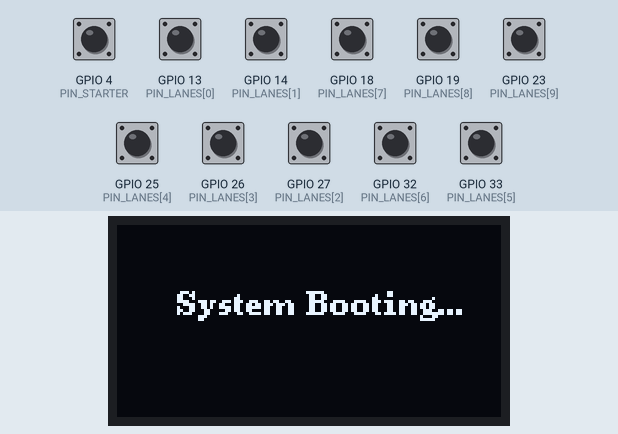
Simulated run of this program. Board: ESP32. On the bench: 128×64 one-colour display. The inputs (shaded band) are chosen by the test bench; at power-on: GPIO 4 (PIN_STARTER), GPIO 13 (PIN_LANES[0]), GPIO 14 (PIN_LANES[1]), GPIO 18 (PIN_LANES[7]), GPIO 19 (PIN_LANES[8]), GPIO 23 (PIN_LANES[9]), GPIO 25 (PIN_LANES[4]), GPIO 26 (PIN_LANES[3]), GPIO 27 (PIN_LANES[2]), GPIO 32 (PIN_LANES[6]), GPIO 33 (PIN_LANES[5]) HIGH. WiFi joins after 1.5 s; servers stay silent unless stated; the local clock reads 2024-03-15 10:24:30 at power-on unless the program sets it; no MQTT or app messages arrive unless stated; the audio player accepts every command and is not drawn; what the program prints to the serial monitor is not drawn.

Above: at 0.1 s.
At 2.4 s:
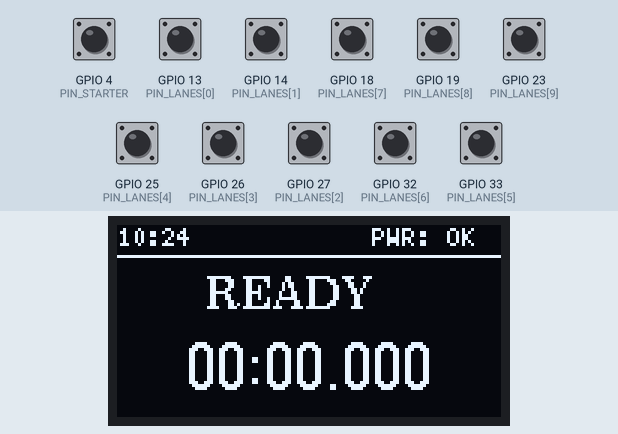
2.5 s: GPIO 4 (PIN_STARTER) pulled LOW for 0.15 s
At 2.68 s:
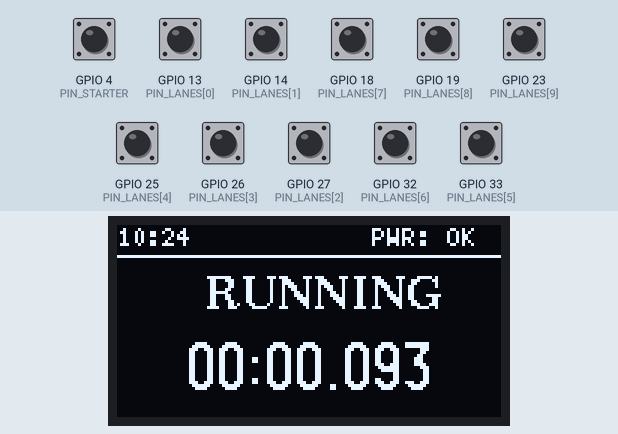
Timing chart, 0 to 5.5 s (numbered marks = the images above; inputs shaded):
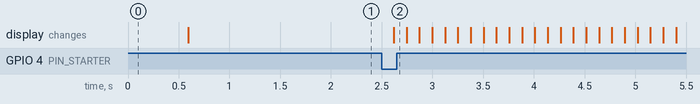

Measured:
- after the input at 2.5 s, the display: changes after 0.12 s (image 2)

The program:

main.cpp
```cpp
#include <Arduino.h>
#include <WiFi.h>
#include <PubSubClient.h>
#include <ArduinoJson.h>
#include "config.h"

volatile bool flagStartTriggered = false;

extern void mqtt_init();
extern void mqtt_maintain_connection();
extern PubSubClient mqttClient;
bool isMaintenanceMode = false;

extern void hardware_init();
extern void hardware_loop();
extern void hardware_play_sound(uint8_t track_num); // Deklarasi fungsi DFPlayer

QueueHandle_t lapQueue;
volatile RaceState currentState = STATE_READY;
volatile uint32_t startTimeMs = 0;

const uint32_t DEBOUNCE_STARTER_MS = 1000;
const uint32_t DEBOUNCE_LANE_MS = 3000;

// Fungsi ISR untuk Starter (Pin 23)
void IRAM_ATTR starter_isr() {
  static uint32_t last_starter_time = 0;
  uint32_t now = millis();

  if (currentState == STATE_READY && (now - last_starter_time > DEBOUNCE_STARTER_MS)) {
    if (digitalRead(PIN_STARTER) == LOW) {
      startTimeMs = now;
      currentState = STATE_RUNNING;
      last_starter_time = now;
      flagStartTriggered = true;
    }
  }
}

// Fungsi ISR untuk Lane 1-8
void IRAM_ATTR lane_isr(void *arg) {
  if (currentState != STATE_RUNNING) return;
  uint32_t lapTime = millis();
  uint8_t lane = (uint32_t)arg;

  static uint32_t last_lap_time[10] = {0};

  if (lapTime - last_lap_time[lane - 1] > DEBOUNCE_LANE_MS) {
    if (digitalRead(PIN_LANES[lane - 1]) == LOW) {
      last_lap_time[lane - 1] = lapTime;
      LapEvent event;
      event.lane_number = lane;
      event.elapsed_ms = lapTime - startTimeMs;

      BaseType_t xHigherPriorityTaskWoken = pdFALSE;
      xQueueSendFromISR(lapQueue, &event, &xHigherPriorityTaskWoken);
      if (xHigherPriorityTaskWoken) {
        portYIELD_FROM_ISR();
      }
    }
  }
}

// --- FREERTOS TASKS ---
void TaskNetwork(void *pvParameters) {
  mqtt_init();
  LapEvent receivedEvent;
  uint32_t lastTelemetryTime = 0;

  for (;;) {
    mqtt_maintain_connection();

    if (mqttClient.connected()) {
      // 1. Cek Lapping
      if (xQueueReceive(lapQueue, &receivedEvent, 0) == pdPASS) {
        JsonDocument doc;
        doc["lane"] = receivedEvent.lane_number;
        doc["elapsed_ms"] = receivedEvent.elapsed_ms;
        String payload;
        serializeJson(doc, payload);

        // UBAH LOGIKA PUBLISH INI:
        if (isMaintenanceMode) {
          mqttClient.publish("swimtimer/test/lap", payload.c_str());
        } else {
          mqttClient.publish(TOPIC_EVT_LAP, payload.c_str());
        }
      }

      // 2. Cek Starter
      if (flagStartTriggered) {
        flagStartTriggered = false;
        hardware_play_sound(1);

        JsonDocument doc;
        doc["status"] = "STARTED";
        String payload;
        serializeJson(doc, payload);

        // UBAH LOGIKA PUBLISH INI:
        if (isMaintenanceMode) {
          mqttClient.publish("swimtimer/test/start", payload.c_str());
        } else {
          mqttClient.publish(TOPIC_EVT_START, payload.c_str());
        }
      }

      // 3. Kirim Telemetri (Tambahkan status maintenance)
      uint32_t now = millis();
      if (now - lastTelemetryTime > 3000) {
        lastTelemetryTime = now;
        JsonDocument doc;
        doc["rssi"] = WiFi.RSSI();
        doc["current_state"] = (currentState == STATE_READY) ? "READY" :
                               (currentState == STATE_RUNNING) ? "RUNNING" : "STOPPED";

        // TAMBAHKAN BARIS INI:
        doc["is_maintenance"] = isMaintenanceMode;

        String payload;
        serializeJson(doc, payload);
        mqttClient.publish(TOPIC_TELEMETRY, payload.c_str());
      }
    }
    vTaskDelay(pdMS_TO_TICKS(10));
  }
}

void TaskHardware(void *pvParameters) {
  hardware_init();
  for (;;) {
    hardware_loop();
    vTaskDelay(pdMS_TO_TICKS(100));
  }
}

void setup() {
  Serial.begin(115200);
  lapQueue = xQueueCreate(20, sizeof(LapEvent));

  pinMode(PIN_STARTER, INPUT_PULLUP);
  attachInterrupt(digitalPinToInterrupt(PIN_STARTER), starter_isr, FALLING);

  for (int i = 0; i < 10; i++) {
    pinMode(PIN_LANES[i], INPUT_PULLUP);
    attachInterruptArg(digitalPinToInterrupt(PIN_LANES[i]), lane_isr, (void *)(uint32_t)(i + 1), FALLING);
  }

  xTaskCreatePinnedToCore(TaskNetwork, "NetworkTask", 4096, NULL, 1, NULL, 0);
  xTaskCreatePinnedToCore(TaskHardware, "HardwareTask", 4096, NULL, 1, NULL, 1);
}

void loop() {
  vTaskDelete(NULL);
}
```

hardware.cpp
```cpp
#include <Arduino.h>
#include <Wire.h>
#include <U8g2lib.h>
#include <RTClib.h>
#include <DFRobotDFPlayerMini.h>
#include "config.h"

// Ambil variabel state dari main.cpp
extern volatile RaceState currentState;
extern volatile uint32_t startTimeMs;

// Inisialisasi Objek Hardware
U8G2_SSD1306_128X64_NONAME_F_HW_I2C u8g2(U8G2_R0, /* reset=*/U8X8_PIN_NONE);
RTC_DS3231 rtc;

// Objek untuk DFPlayer menggunakan UART2
HardwareSerial mySerial(2);
DFRobotDFPlayerMini myDFPlayer;

// Variabel statis pengaman (karena ADS1115 dihapus)
uint8_t currentBatteryPct = 100;
String currentTimeStr = "00:00";

void hardware_init() {
    // Inisialisasi I2C
    Wire.begin(I2C_SDA, I2C_SCL);

    // Mulai U8G2 (OLED)
    u8g2.begin();
    u8g2.clearBuffer();
    u8g2.setFont(u8g2_font_ncenB08_tr);
    u8g2.drawStr(20, 30, "System Booting...");
    u8g2.sendBuffer();

    // Mulai RTC
    if (!rtc.begin(&Wire)) {
        Serial.println("RTC tidak terdeteksi!");
    } else {
        if (rtc.lostPower()) {
            Serial.println("RTC kehilangan daya, mengatur ulang waktu!");
            rtc.adjust(DateTime(F(__DATE__), F(__TIME__)));
        }
    }

    // Mulai DFPlayer
    mySerial.begin(9600, SERIAL_8N1, DFPLAYER_RX, DFPLAYER_TX);
    Serial.println("Memulai inisialisasi DFPlayer...");
    if (!myDFPlayer.begin(mySerial)) {
        Serial.println("Gagal menemukan DFPlayer!");
    } else {
        Serial.println("DFPlayer siap!");
        myDFPlayer.volume(30); // Volume Maksimal
    }
}

// Fungsi global untuk dipanggil saat tombol starter ditekan
void hardware_play_sound(uint8_t track_num) {
    myDFPlayer.play(track_num);
}

void hardware_loop() {
    // 1. Baca Waktu RTC
    DateTime now = rtc.now();
    char timeBuffer[6];
    snprintf(timeBuffer, sizeof(timeBuffer), "%02d:%02d", now.hour(), now.minute());
    currentTimeStr = String(timeBuffer);

    // 2. Format Waktu Stopwatch
    char stopwatchBuffer[16] = "00:00.000";
    if (currentState == STATE_RUNNING) {
        uint32_t elapsed = millis() - startTimeMs;
        uint32_t ms = elapsed % 1000;
        uint32_t sec = (elapsed / 1000) % 60;
        uint32_t min = (elapsed / 60000);
        snprintf(stopwatchBuffer, sizeof(stopwatchBuffer), "%02d:%02d.%03d", min, sec, ms);
    }

    // 3. Render ke OLED
    u8g2.clearBuffer();

    // --- Top Bar (Status) ---
    u8g2.setFont(u8g2_font_5x7_tf);
    u8g2.setCursor(0, 7);
    u8g2.print(currentTimeStr);
    u8g2.setCursor(85, 7);
    u8g2.print("PWR: OK"); // Baterai dihapus, indikator statis
    u8g2.drawHLine(0, 10, 128);

    // --- Main Content ---
    u8g2.setFont(u8g2_font_ncenB10_tr);
    u8g2.setCursor(30, 28);
    if (currentState == STATE_READY) u8g2.print("READY");
    else if (currentState == STATE_RUNNING) u8g2.print("RUNNING");
    else if (currentState == STATE_STOPPED) u8g2.print("STOPPED");

    u8g2.setFont(u8g2_font_logisoso16_tr);
    uint8_t w = u8g2.getStrWidth(stopwatchBuffer);
    u8g2.setCursor((128 - w) / 2, 55);

    if (currentState == STATE_RUNNING || currentState == STATE_STOPPED) {
        u8g2.print(stopwatchBuffer);
    } else {
        u8g2.print("00:00.000");
    }

    u8g2.sendBuffer();
}
```

mqtt_manager.cpp
```cpp
#include <WiFi.h>
#include <PubSubClient.h>
#include <ArduinoJson.h>
#include "config.h"

extern volatile RaceState currentState;
extern volatile uint32_t startTimeMs;
extern bool isMaintenanceMode;

const char *WIFI_SSID = "hitoriejaya";
const char *WIFI_PASS = "rularulayabalalala";
const char *MQTT_BROKER = "192.168.0.2";
const int MQTT_PORT = 1883;
const char *MQTT_CLIENT_ID = "SwimTimerBox_01";

WiFiClient espClient;
PubSubClient mqttClient(espClient);

void mqtt_callback(char *topic, byte *payload, unsigned int length) {
    String msg = "";
    for (unsigned int i = 0; i < length; i++) {
        msg += (char)payload[i];
    }

    // Serial.printf("Pesan masuk di topik %s: %s\n", topic, msg.c_str());
    JsonDocument doc;
    DeserializationError error = deserializeJson(doc, msg);

    if (error) return;

    if (String(topic) == TOPIC_CMD_CONTROL) {
        String cmd = doc["command"].as<String>();
        if (cmd == "STOP") {
            currentState = STATE_STOPPED;
        } else if (cmd == "RESET") {
            currentState = STATE_READY;
            startTimeMs = 0;
        } else if (cmd == "MAINTENANCE_ON") {
            isMaintenanceMode = true;
            currentState = STATE_READY; // Reset timer saat masuk mode test
            startTimeMs = 0;
        } else if (cmd == "MAINTENANCE_OFF") {
            isMaintenanceMode = false;
            currentState = STATE_READY; // Reset timer saat keluar mode test
            startTimeMs = 0;
        }
    }
    // --- LOGIKA PING-PONG BARU ---
    else if (String(topic) == "swimtimer/cmd/ping") {
        // Ambil timestamp dari web, lalu kirim balik utuh-utuh
        JsonDocument replyDoc;
        replyDoc["timestamp"] = doc["timestamp"];
        String replyStr;
        serializeJson(replyDoc, replyStr);

        mqttClient.publish("swimtimer/evt/pong", replyStr.c_str());
    }
}

void mqtt_init() {
    mqttClient.setServer(MQTT_BROKER, MQTT_PORT);
    mqttClient.setCallback(mqtt_callback);
    mqttClient.setBufferSize(512);
}

void mqtt_maintain_connection() {
    if (WiFi.status() != WL_CONNECTED) {
        WiFi.begin(WIFI_SSID, WIFI_PASS);
        uint32_t startAttempt = millis();
        while (WiFi.status() != WL_CONNECTED && millis() - startAttempt < 5000) {
            vTaskDelay(pdMS_TO_TICKS(100));
        }
    }

    if (!mqttClient.connected()) {
        if (mqttClient.connect(MQTT_CLIENT_ID)) {
            mqttClient.subscribe(TOPIC_CMD_SETUP);
            mqttClient.subscribe(TOPIC_CMD_CONTROL);
            mqttClient.subscribe("swimtimer/cmd/ping");
        }
    }

    mqttClient.loop();
}
```

config.h
```cpp
#ifndef CONFIG_H
#define CONFIG_H

#include <Arduino.h>

// --- PIN DEFINITIONS ---
const uint8_t PIN_STARTER = 4;
const uint8_t PIN_LANES[10] = {13, 14, 27, 26, 25, 33, 32, 18, 19, 23};

// I2C untuk OLED & RTC
const uint8_t I2C_SDA = 21;
const uint8_t I2C_SCL = 22;

// UART2 untuk DFPlayer
const uint8_t DFPLAYER_RX = 16;
const uint8_t DFPLAYER_TX = 17;

// --- MQTT TOPICS ---
#define TOPIC_CMD_SETUP "swimtimer/cmd/setup"
#define TOPIC_CMD_CONTROL "swimtimer/cmd/control"
#define TOPIC_EVT_START "swimtimer/evt/start"
#define TOPIC_EVT_LAP "swimtimer/evt/lap"
#define TOPIC_TELEMETRY "swimtimer/telemetry"

// --- STATE MACHINE ---
enum RaceState {
    STATE_READY,
    STATE_RUNNING,
    STATE_STOPPED
};

// --- DATA STRUCTURES (Untuk FreeRTOS Queue) ---
struct LapEvent {
    uint8_t lane_number;
    uint32_t elapsed_ms;
};

#endif
```
